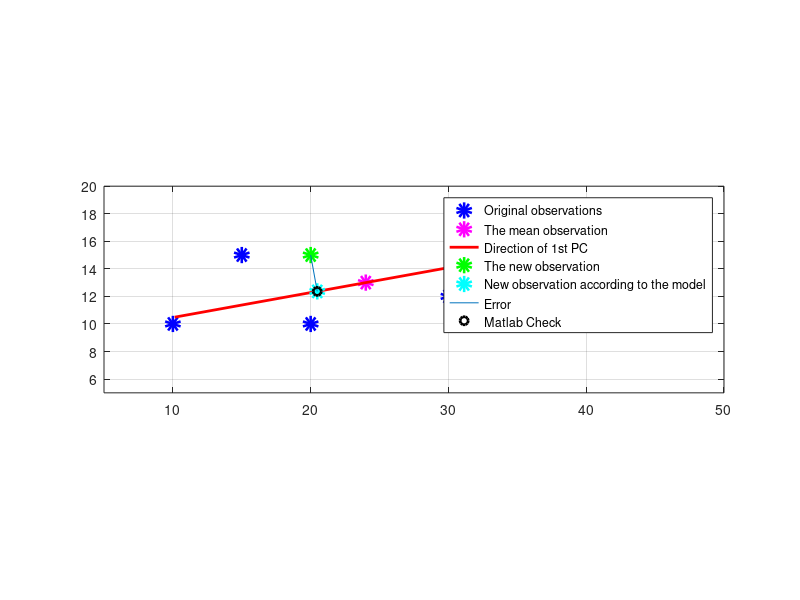

This chart was generated by the following MATLAB code:
%%%%%%%%%%%%%%%%%%%%%%%%%%%%%%%%%%%%%%%%%%%%%%%%%%%%%%%%%%%%%%%%
%%%%%%%%%%%%%%%%%%%%%%%%%%%%%%%%%%%%%%%%%%%%%%%%%%%%%%%%%%%%%%%%
%
%PCA
%GHASSAN HAMARNEH
%
%demonstrations presented here are similar to calculations done by hand
%see end of file for the same calculations making use of MATLAB's commands (cov,eig)
%
%%%%%%%%%%%%%%%%%%%%%%%%%%%%%%%%%%%%%%%%%%%%%%%%%%%%%%%%%%%%%%%%
%%%%%%%%%%%%%%%%%%%%%%%%%%%%%%%%%%%%%%%%%%%%%%%%%%%%%%%%%%%%%%%%

close all; clear

%% The observations: 5 observation, each has 2 variables (x,y)
%%%%%%%%%%%%%%%%%%%%%%%%%%%%%%%%%%%%%%%%%%%%%%%%%%%%%%%%%%%%%%%%

X=[10 20 15 30 45];
Y=[10 10 15 12 18];

%% the mean vector
%%%%%%%%%%%%%%%%%%%%%%%%%%%%%%%%%%%%%%%%%%%%%%%%%%%%%%%%%%%%%%%%

M=(1/5)*(...
   [X(1);Y(1)] + ...
   [X(2);Y(2)] + ...
   [X(3);Y(3)] + ...
   [X(4);Y(4)] + ...
   [X(5);Y(5)]);

Mx=M(1)
My=M(2)

%% the covariance matrix
%%%%%%%%%%%%%%%%%%%%%%%%%%%%%%%%%%%%%%%%%%%%%%%%%%%%%%%%%%%%%%%%

C=(1/(5-1)) * (... %C=1/(N-1).... equation
   [X(1)-Mx;Y(1)-My]*[X(1)-Mx;Y(1)-My]' + ...
   [X(2)-Mx;Y(2)-My]*[X(2)-Mx;Y(2)-My]' + ...
   [X(3)-Mx;Y(3)-My]*[X(3)-Mx;Y(3)-My]' + ...
   [X(4)-Mx;Y(4)-My]*[X(4)-Mx;Y(4)-My]' + ...
   [X(5)-Mx;Y(5)-My]*[X(5)-Mx;Y(5)-My]')


%% eigenvalue/vector decomposition of the covariance matrix
%%%%%%%%%%%%%%%%%%%%%%%%%%%%%%%%%%%%%%%%%%%%%%%%%%%%%%%%%%%%%%%%

%
% |C-L*I|=0
% 
% L: eigenvalue
% I: Identity matrix
%
% | C11-L      C12   |
% |                  |=0
% | C21        C22-L |
%
% (C11 - L)(C22-L)-C12^2   = 0
% L^2  + (-C11-C22)*L + (C11*C22-C12^2) = 0

a=1;
b=(-C(1,1)-C(2,2));
c=(C(1,1)*C(2,2)-C(1,2)^2);

L1=(-b-sqrt(b^2-4*a*c))/(2*a);
L2=(-b+sqrt(b^2-4*a*c))/(2*a);

if(L2>L1)
   tmp=L2;
   L2=L1;
   L1=tmp;
end

%the eigen values
L1,L2

%% the eigen vectors
% C*[p11;p12]=L1*[p11;p12]
% C11*p11 + C12*p12 = L1*p11  
p11=1;
p12=(L1-C(1,1))/C(1,2);
p1=[p11;p12]/sqrt(p11^2+p12^2)

% C*[p21;p22]=L2*[p21;p22]
% C11*p21 + C12*p22 = L2*p21  
p21=1;
p22=(L2-C(1,1))/C(1,2);
p2=[p21;p22]/sqrt(p21^2+p22^2)


%% checking the total variance
%%%%%%%%%%%%%%%%%%%%%%%%%%%%%%%%%%%%%%%%%%%%%%%%%%%%%%%%%%%%%%%%

totVarL=L1+L2
totVarC=C(1,1)+C(2,2)

%% variance percentage explained by each variation mode
%%%%%%%%%%%%%%%%%%%%%%%%%%%%%%%%%%%%%%%%%%%%%%%%%%%%%%%%%%%%%%%%

v1=L1/totVarL*100
v2=L2/totVarL*100

%% plotting the results
%%%%%%%%%%%%%%%%%%%%%%%%%%%%%%%%%%%%%%%%%%%%%%%%%%%%%%%%%%%%%%%%

hold off
plot(X,Y,'bo','linew',6); %the observations
grid;
axis([5 50 5 20]);
hold on
plot(Mx,My,'mo','linew',6);%the mean
line(...
   [Mx-sqrt(L1)*p1(1) Mx+sqrt(L1)*p1(1)],... %line in the direction of the main variation mode
   [My-sqrt(L1)*p1(2) My+sqrt(L1)*p1(2)],...
   'LineWidth',2,'Color',[1 0 0]);

%% a new observation
%%%%%%%%%%%%%%%%%%%%%%%%%%%%%%%%%%%%%%%%%%%%%%%%%%%%%%%%%%%%%%%%

plot(20,15,'go','linew',6);

%% the new observation according to our model with 1 variational mode
%%%%%%%%%%%%%%%%%%%%%%%%%%%%%%%%%%%%%%%%%%%%%%%%%%%%%%%%%%%%%%%%

% move "b" from mean along new axis
% until distance to new point is minimized
% 
% D=(Mx+p1(1)*b-20)^2 + (My+p1(2)*b-15)^2
% dD/db1 = 2*(Mx+p1(1)*b-20)*p1(1) + 2*(My+p1(2)*b-15)*p1(2) = 0
% 2*Mx*p1(1)+2*p1(1)^2*b-2*20*p1(1) + 2*My*p1(2)+2*p1(2)^2*b-2*15*p1(2) = 0
% b=( -2*Mx*p1(1)+2*20*p1(1)-2*My*p1(2)+2*15*p1(2) ) / (2*p1(1)^2 + 2*p1(2)^2)

b=( -2*Mx*p1(1)+2*20*p1(1)-2*My*p1(2)+2*15*p1(2) ) / (2*p1(1)^2 + 2*p1(2)^2)

Xn=[Mx;My]+p1*b

plot(Xn(1),Xn(2),'co','linew',6);

%% 
axis equal
line([20 Xn(1)],[15 Xn(2)])


%% Checking results by using MATLABs Commands (cov,eig)
%%%%%%%%%%%%%%%%%%%%%%%%%%%%%%%%%%%%%%%%%%%%%%%%%%%%%%%%%%%%%%%%
C_chk=cov([X;Y]') %using MATLABs cov(...)
C % compare to C
[P_chk,L_chk]=eig(C_chk)  %using MATLABs eig(...)
p1,p2,L1,L2 % compare to p1 and p2 L1 L2

%P_chk(:,2) corresponds to -P1 (note eigenvalues)
b_chk=(-P_chk(:,2))'*([20;15]-[Mx;My])
b 

Xn_chk=[Mx;My]+(-P_chk(:,2))*b_chk
plot(Xn_chk(1),Xn_chk(2),'ko','linew',2);

%% 
%%%%%%%%%%%%%%%%%%%%%%%%%%%%%%%%%%%%%%%%%%%%%%%%%%%%%%%%%%%%%%%%

legend(...
   'Original observations',...
   'The mean observation',...
   'Direction of 1st PC',...
   'The new observation',...
   'New observation according to the model',...
   'Error',...
   'Matlab Check');

%%%%%%%%%%%%%%%%%%%%%%%%%%%%%%%%%%%%%%%%%%%%%%%%%%%%%%%%%%%%%%%%
%%%%%%%%%%%%%%%%%%%%%%%%%%%%%%%%%%%%%%%%%%%%%%%%%%%%%%%%%%%%%%%%
